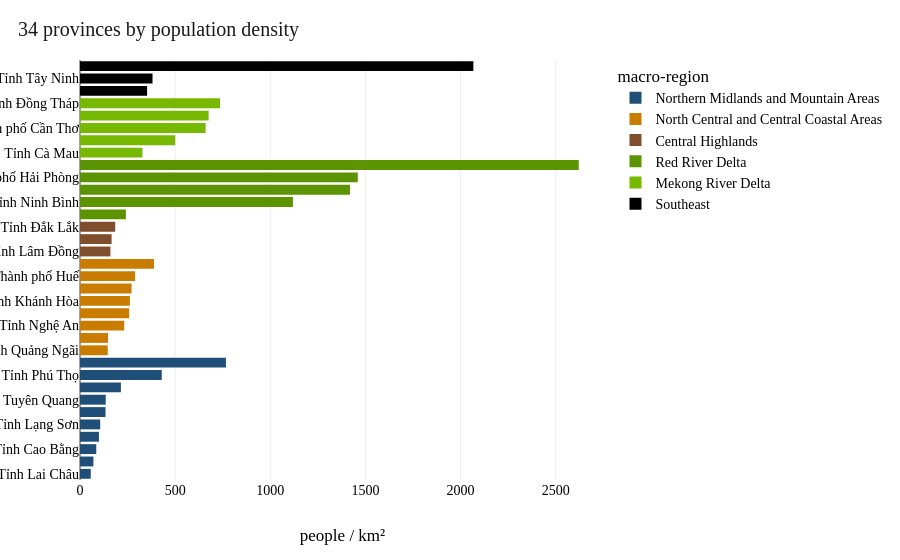

This figure's notebook cell:
### Code cell
fig_province_metric(df, metric='density', unit='people / km²',
                    title='34 provinces by population density').show()

### Figure 1 — Plotly figure (JSON) as saved in the notebook; plotly's stock layout.template omitted (floating-point values rounded to 4 significant figures)
{"data": [{"customdata": [["Northern Midlands and Mountain Areas"], ["Northern Midlands and Mountain Areas"], ["Northern Midlands and Mountain Areas"], ["Northern Midlands and Mountain Areas"], ["Northern Midlands and Mountain Areas"], ["Northern Midlands and Mountain Areas"], ["Northern Midlands and Mountain Areas"], ["Northern Midlands and Mountain Areas"], ["Northern Midlands and Mountain Areas"], ["Northern Midlands and Mountain Areas"]], "hovertemplate": "macro_region_en=%{customdata[0]}<br>density=%{x:.0f}<extra></extra>", "legendgroup": "Northern Midlands and Mountain Areas", "marker": {"color": "#1F4E79", "pattern": {"shape": ""}}, "name": "Northern Midlands and Mountain Areas", "orientation": "h", "showlegend": true, "textposition": "auto", "type": "bar", "x": [56.52, 70.56, 85.54, 99.55, 106.1, 134.2, 135.2, 214.9, 429.7, 767.1], "xaxis": "x", "y": ["Tỉnh Lai Châu", "Tỉnh Điện Biên", "Tỉnh Cao Bằng", "Tỉnh Sơn La", "Tỉnh Lạng Sơn", "Tỉnh Lào Cai", "Tỉnh Tuyên Quang", "Tỉnh Thái Nguyên", "Tỉnh Phú Thọ", "Tỉnh Bắc Ninh"], "yaxis": "y"}, {"customdata": [["North Central and Central Coastal Areas"], ["North Central and Central Coastal Areas"], ["North Central and Central Coastal Areas"], ["North Central and Central Coastal Areas"], ["North Central and Central Coastal Areas"], ["North Central and Central Coastal Areas"], ["North Central and Central Coastal Areas"], ["North Central and Central Coastal Areas"]], "hovertemplate": "macro_region_en=%{customdata[0]}<br>density=%{x:.0f}<extra></extra>", "legendgroup": "North Central and Central Coastal Areas", "marker": {"color": "#C97C00", "pattern": {"shape": ""}}, "name": "North Central and Central Coastal Areas", "orientation": "h", "showlegend": true, "textposition": "auto", "type": "bar", "x": [145.7, 147.3, 232.4, 258.5, 262.2, 270.7, 289.7, 389.1], "xaxis": "x", "y": ["Tỉnh Quảng Ngãi", "Tỉnh Quảng Trị", "Tỉnh Nghệ An", "Thành phố Đà Nẵng", "Tỉnh Khánh Hòa", "Tỉnh Hà Tĩnh", "Thành phố Huế", "Tỉnh Thanh Hóa"], "yaxis": "y"}, {"customdata": [["Central Highlands"], ["Central Highlands"], ["Central Highlands"]], "hovertemplate": "macro_region_en=%{customdata[0]}<br>density=%{x:.0f}<extra></extra>", "legendgroup": "Central Highlands", "marker": {"color": "#7F4E2C", "pattern": {"shape": ""}}, "name": "Central Highlands", "orientation": "h", "showlegend": true, "textposition": "auto", "type": "bar", "x": [159.8, 166.1, 184.9], "xaxis": "x", "y": ["Tỉnh Lâm Đồng", "Tỉnh Gia Lai", "Tỉnh Đắk Lắk"], "yaxis": "y"}, {"customdata": [["Red River Delta"], ["Red River Delta"], ["Red River Delta"], ["Red River Delta"], ["Red River Delta"]], "hovertemplate": "macro_region_en=%{customdata[0]}<br>density=%{x:.0f}<extra></extra>", "legendgroup": "Red River Delta", "marker": {"color": "#5C9300", "pattern": {"shape": ""}}, "name": "Red River Delta", "orientation": "h", "showlegend": true, "textposition": "auto", "type": "bar", "x": [241.2, 1119.0, 1419.0, 1460.0, 2621.0], "xaxis": "x", "y": ["Tỉnh Quảng Ninh", "Tỉnh Ninh Bình", "Tỉnh Hưng Yên", "Thành phố Hải Phòng", "Thủ đô Hà Nội"], "yaxis": "y"}, {"customdata": [["Mekong River Delta"], ["Mekong River Delta"], ["Mekong River Delta"], ["Mekong River Delta"], ["Mekong River Delta"]], "hovertemplate": "macro_region_en=%{customdata[0]}<br>density=%{x:.0f}<extra></extra>", "legendgroup": "Mekong River Delta", "marker": {"color": "#76B900", "pattern": {"shape": ""}}, "name": "Mekong River Delta", "orientation": "h", "showlegend": true, "textposition": "auto", "type": "bar", "x": [328.2, 500.8, 660.3, 676.2, 735.9], "xaxis": "x", "y": ["Tỉnh Cà Mau", "Tỉnh An Giang", "Thành phố Cần Thơ", "Tỉnh Vĩnh Long", "Tỉnh Đồng Tháp"], "yaxis": "y"}, {"customdata": [["Southeast"], ["Southeast"], ["Southeast"]], "hovertemplate": "macro_region_en=%{customdata[0]}<br>density=%{x:.0f}<extra></extra>", "legendgroup": "Southeast", "marker": {"color": "#000000", "pattern": {"shape": ""}}, "name": "Southeast", "orientation": "h", "showlegend": true, "textposition": "auto", "type": "bar", "x": [352.6, 381.2, 2068.0], "xaxis": "x", "y": ["Thành phố Đồng Nai", "Tỉnh Tây Ninh", "Thành phố Hồ Chí Minh"], "yaxis": "y"}], "layout": {"barmode": "relative", "legend": {"title": {"text": "macro-region"}, "tracegroupgap": 0}, "margin": {"t": 60}, "title": {"text": "34 provinces by population density"}, "xaxis": {"anchor": "y", "domain": [0, 1], "title": {"text": "people / km²"}}, "yaxis": {"anchor": "x", "domain": [0, 1], "title": {}}}}
